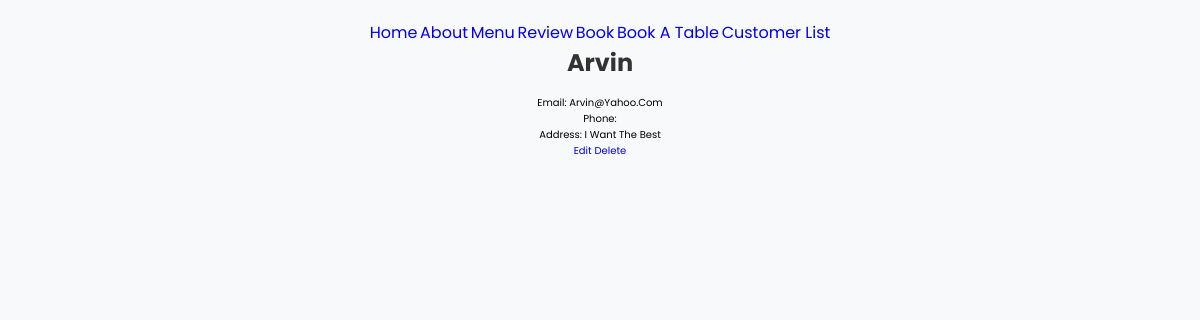
/customer/13/, run on the app's committed database.
### app/models.py (models this page shows, shortened)
class Customer(models.Model):
    id = models.AutoField(primary_key=True)
    first_name = models.CharField(max_length=50)
    last_name = models.CharField(max_length=50)
    email = models.EmailField(unique=True)
    phone_number = models.CharField(max_length=20, blank=True)
    address = models.TextField(blank=True)

### app/views.py (the view)
# urls.py: path('customer/<int:pk>/', CustomerDetailView.as_view(), name='customer_detail'),
class CustomerDetailView(DetailView):
    model = Customer
    template_name = 'app/customer_detail.html'
    context_object_name = 'customer'

### app/templates/app/customer_detail.html
{% extends 'app/base.html' %}
{% load static %}
{% block content %}
   <h1>{{ customer.first_name }}</h1>
    <p>Email: {{ customer.email }}</p>
    <p>Phone: {{ customer.phone }}</p>
    <p>Address: {{ customer.address }}</p>
    <a href="{% url 'customer_update' object.pk %}">Edit</a>
    <a href="{% url 'customer_delete' object.pk %}">Delete</a>
{% endblock content %}

### static/css/base.css (style rules this page uses)
body { font-family: Arial, sans-serif; background-color: #f8f9fa; margin: 0; padding: 20px; text-align: center; }
h1 { color: #333; font-size: 24px; margin-bottom: 15px; }

### static/css/home.css (style rules this page uses)
:root { --main-color:#443; --border-radius:95% 4% 97% 5%/4% 94% 3% 95%; --border-radius-hover:4% 95% 6% 95%/95% 4% 92% 5%; --border:.2rem solid var(--main-color); --border-hover:.2rem dashed var(--main-color); }
* { font-family: 'Poppins', sans-serif; margin:0; padding:0; box-sizing: border-box; outline: none; border:none; text-decoration: none; text-transform: capitalize; transition: all .2s linear; }
html { font-size: 62.5%; overflow-x: hidden; scroll-padding-top: 7rem; scroll-behavior: smooth; }

### data on the page
Customer: first_name "Arvin", email "Arvin@yahoo.com", address "I Want The Best"
